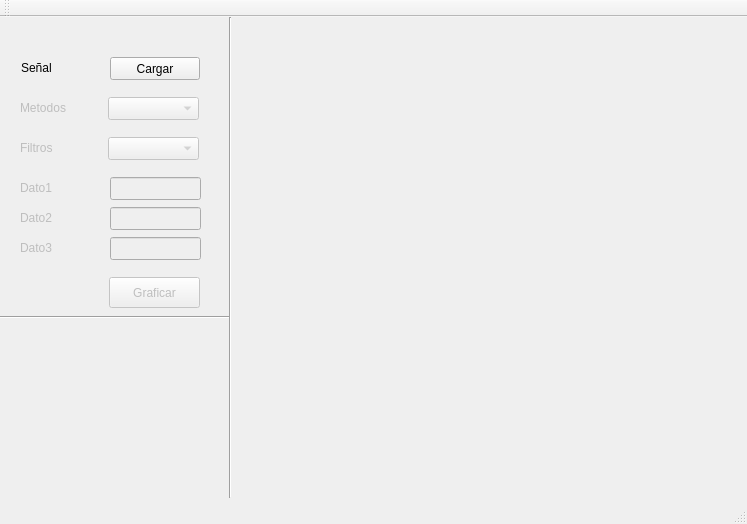
<?xml version="1.0" encoding="UTF-8"?>
<ui version="4.0">
 <class>MainWindow</class>
 <widget class="QMainWindow" name="MainWindow">
  <property name="windowModality">
   <enum>Qt::NonModal</enum>
  </property>
  <property name="geometry">
   <rect>
    <x>0</x>
    <y>0</y>
    <width>747</width>
    <height>524</height>
   </rect>
  </property>
  <property name="windowTitle">
   <string>Analisis Semg</string>
  </property>
  <widget class="QWidget" name="centralWidget">
   <widget class="Line" name="line">
    <property name="geometry">
     <rect>
      <x>0</x>
      <y>290</y>
      <width>231</width>
      <height>20</height>
     </rect>
    </property>
    <property name="orientation">
     <enum>Qt::Horizontal</enum>
    </property>
   </widget>
   <widget class="Line" name="line_2">
    <property name="geometry">
     <rect>
      <x>220</x>
      <y>0</y>
      <width>20</width>
      <height>481</height>
     </rect>
    </property>
    <property name="orientation">
     <enum>Qt::Vertical</enum>
    </property>
   </widget>
   <widget class="QCustomPlot" name="grafico1" native="true">
    <property name="geometry">
     <rect>
      <x>259</x>
      <y>9</y>
      <width>471</width>
      <height>201</height>
     </rect>
    </property>
   </widget>
   <widget class="QCustomPlot" name="grafico2" native="true">
    <property name="geometry">
     <rect>
      <x>260</x>
      <y>230</y>
      <width>471</width>
      <height>221</height>
     </rect>
    </property>
   </widget>
   <widget class="QPushButton" name="botonCargar">
    <property name="geometry">
     <rect>
      <x>110</x>
      <y>40</y>
      <width>90</width>
      <height>23</height>
     </rect>
    </property>
    <property name="text">
     <string>Cargar</string>
    </property>
   </widget>
   <widget class="QComboBox" name="comboMetodos">
    <property name="enabled">
     <bool>false</bool>
    </property>
    <property name="geometry">
     <rect>
      <x>108</x>
      <y>80</y>
      <width>91</width>
      <height>23</height>
     </rect>
    </property>
   </widget>
   <widget class="QComboBox" name="comboFiltros">
    <property name="enabled">
     <bool>false</bool>
    </property>
    <property name="geometry">
     <rect>
      <x>108</x>
      <y>120</y>
      <width>91</width>
      <height>23</height>
     </rect>
    </property>
   </widget>
   <widget class="QLabel" name="label1">
    <property name="enabled">
     <bool>false</bool>
    </property>
    <property name="geometry">
     <rect>
      <x>20</x>
      <y>80</y>
      <width>71</width>
      <height>21</height>
     </rect>
    </property>
    <property name="text">
     <string>Metodos</string>
    </property>
   </widget>
   <widget class="QLabel" name="label0">
    <property name="geometry">
     <rect>
      <x>21</x>
      <y>40</y>
      <width>71</width>
      <height>21</height>
     </rect>
    </property>
    <property name="text">
     <string>Señal</string>
    </property>
   </widget>
   <widget class="QLabel" name="label2">
    <property name="enabled">
     <bool>false</bool>
    </property>
    <property name="geometry">
     <rect>
      <x>20</x>
      <y>120</y>
      <width>71</width>
      <height>21</height>
     </rect>
    </property>
    <property name="text">
     <string>Filtros</string>
    </property>
   </widget>
   <widget class="QLabel" name="label4">
    <property name="enabled">
     <bool>false</bool>
    </property>
    <property name="geometry">
     <rect>
      <x>20</x>
      <y>190</y>
      <width>71</width>
      <height>21</height>
     </rect>
    </property>
    <property name="text">
     <string>Dato2</string>
    </property>
   </widget>
   <widget class="QLabel" name="label3">
    <property name="enabled">
     <bool>false</bool>
    </property>
    <property name="geometry">
     <rect>
      <x>20</x>
      <y>160</y>
      <width>71</width>
      <height>21</height>
     </rect>
    </property>
    <property name="text">
     <string>Dato1</string>
    </property>
   </widget>
   <widget class="QLabel" name="label5">
    <property name="enabled">
     <bool>false</bool>
    </property>
    <property name="geometry">
     <rect>
      <x>20</x>
      <y>220</y>
      <width>71</width>
      <height>21</height>
     </rect>
    </property>
    <property name="text">
     <string>Dato3</string>
    </property>
   </widget>
   <widget class="QLineEdit" name="text1">
    <property name="enabled">
     <bool>false</bool>
    </property>
    <property name="geometry">
     <rect>
      <x>110</x>
      <y>160</y>
      <width>91</width>
      <height>23</height>
     </rect>
    </property>
   </widget>
   <widget class="QLineEdit" name="text3">
    <property name="enabled">
     <bool>false</bool>
    </property>
    <property name="geometry">
     <rect>
      <x>110</x>
      <y>220</y>
      <width>91</width>
      <height>23</height>
     </rect>
    </property>
   </widget>
   <widget class="QLineEdit" name="text2">
    <property name="enabled">
     <bool>false</bool>
    </property>
    <property name="geometry">
     <rect>
      <x>110</x>
      <y>190</y>
      <width>91</width>
      <height>23</height>
     </rect>
    </property>
   </widget>
   <widget class="QPushButton" name="botonGraficar">
    <property name="enabled">
     <bool>false</bool>
    </property>
    <property name="geometry">
     <rect>
      <x>109</x>
      <y>260</y>
      <width>91</width>
      <height>31</height>
     </rect>
    </property>
    <property name="text">
     <string>Graficar</string>
    </property>
   </widget>
  </widget>
  <widget class="QMenuBar" name="menuBar">
   <property name="geometry">
    <rect>
     <x>0</x>
     <y>0</y>
     <width>747</width>
     <height>20</height>
    </rect>
   </property>
  </widget>
  <widget class="QToolBar" name="mainToolBar">
   <attribute name="toolBarArea">
    <enum>TopToolBarArea</enum>
   </attribute>
   <attribute name="toolBarBreak">
    <bool>false</bool>
   </attribute>
  </widget>
  <widget class="QStatusBar" name="statusBar"/>
 </widget>
 <layoutdefault spacing="6" margin="11"/>
 <customwidgets>
  <customwidget>
   <class>QCustomPlot</class>
   <extends>QWidget</extends>
   <header location="global">../../qcustomplot.h</header>
   <container>1</container>
  </customwidget>
 </customwidgets>
 <resources/>
 <connections/>
</ui>
